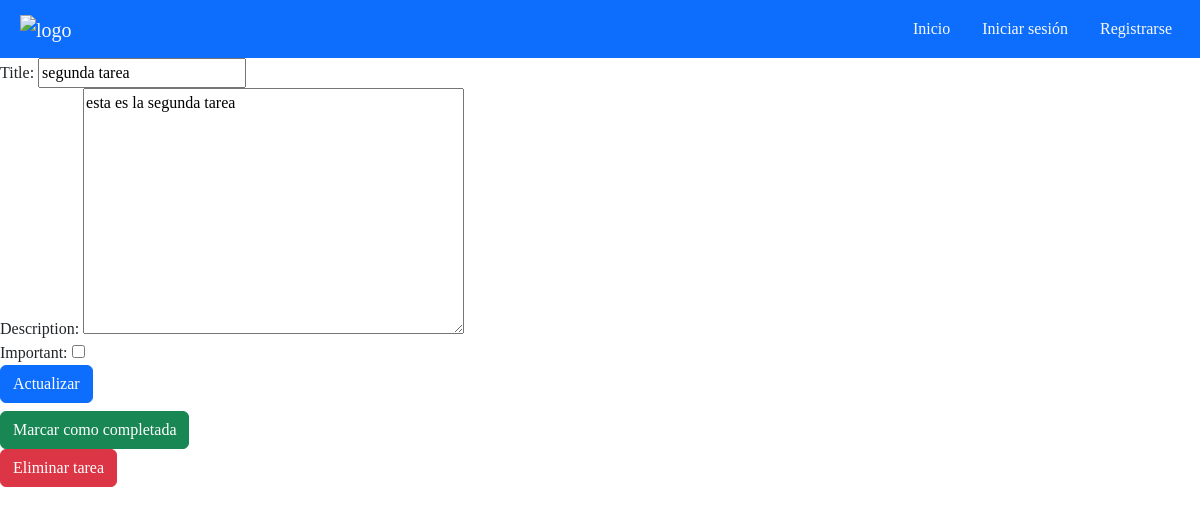
The app's page /tasks/3/, older data.
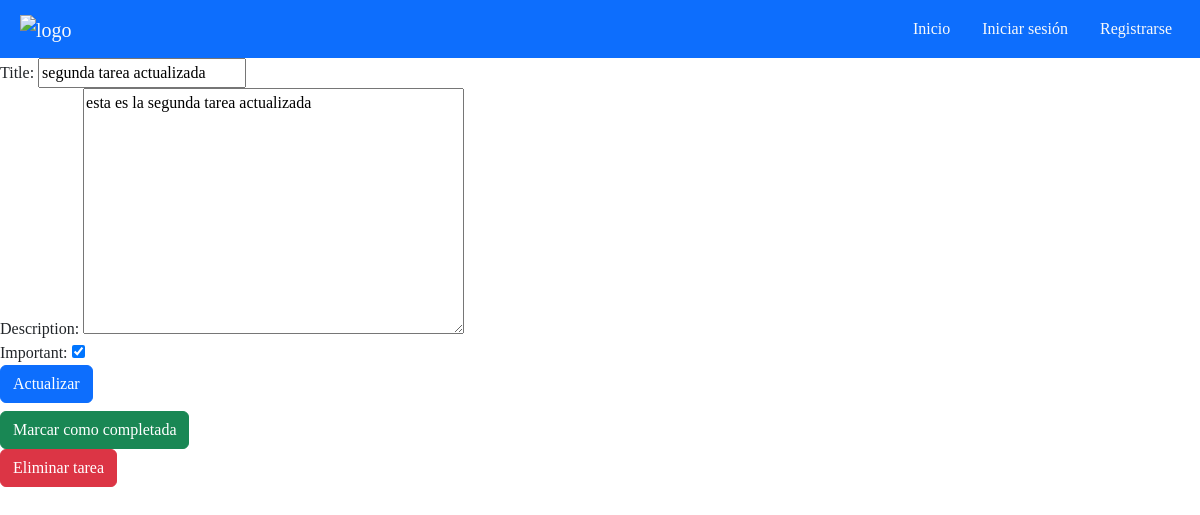
The same page, newer data.
### tasks/models.py (models this page shows, shortened)
class Task(models.Model):
    title = models.CharField(max_length=100)
    description = models.TextField(blank=True)
    created = models.DateTimeField(auto_now_add=True)
    datecompleted = models.DateTimeField(null=True,blank=True) #blank True es para que ese campo sea opcional
    important = models.BooleanField(default=False)
    user = models.ForeignKey(User, on_delete=models.CASCADE)

### tasks/views.py (the view, shortened to what this page needs)
# urls.py: path('tasks/<int:task_id>/',views.taskDetail, name='taskDetail'),
def taskDetail(request,task_id):
    if request.method == "GET":
        task = get_object_or_404(Task,id=task_id)
        form = TaskForm(instance=task) #instance en GET muestra los datos precargados de la tarea
        return render(request,'taskDetail.html',{
            'task':task,
            'form':form
        })

### tasks/forms.py
class TaskForm(ModelForm):
    class Meta: # Configuración del formulario basada en el modelo Task
        model = Task  # Le decimos a Django que este formulario está basado en Task
        fields = ['title','description','important'] #Estos son los campos que se muestran en el frontend

### tasks/templates/taskDetail.html (shortened to what this page needs)
{%extends 'base.html'%}
{%block content%}
    <form method="post">
        {{form}}
        <input class="btn btn-primary" type="submit" value="Actualizar">
    </form>
    <form action="{% url 'taskCompleted' task.id %}" method="post" onsubmit="return confirm('¿Estas seguro de marcar como completada esta tarea?')">
        <button class="btn btn-success">
            Marcar como completada
        </button>
    </form>
    <form action="{% url 'taskEliminated' task.id %}" method="post" onsubmit="return confirm('¿Estas seguro de eliminar esta tarea?')">
        <button class="btn btn-danger">
            Eliminar tarea
        </button>
    </form>
{%endblock%}

Row changes from the older to the newer data that the page shows:
changed Task: title "segunda tarea" → "segunda tarea actualizada"; description "esta es la segunda tarea" → "esta es la segunda tarea actualizada"; important "☐" → "☑"
